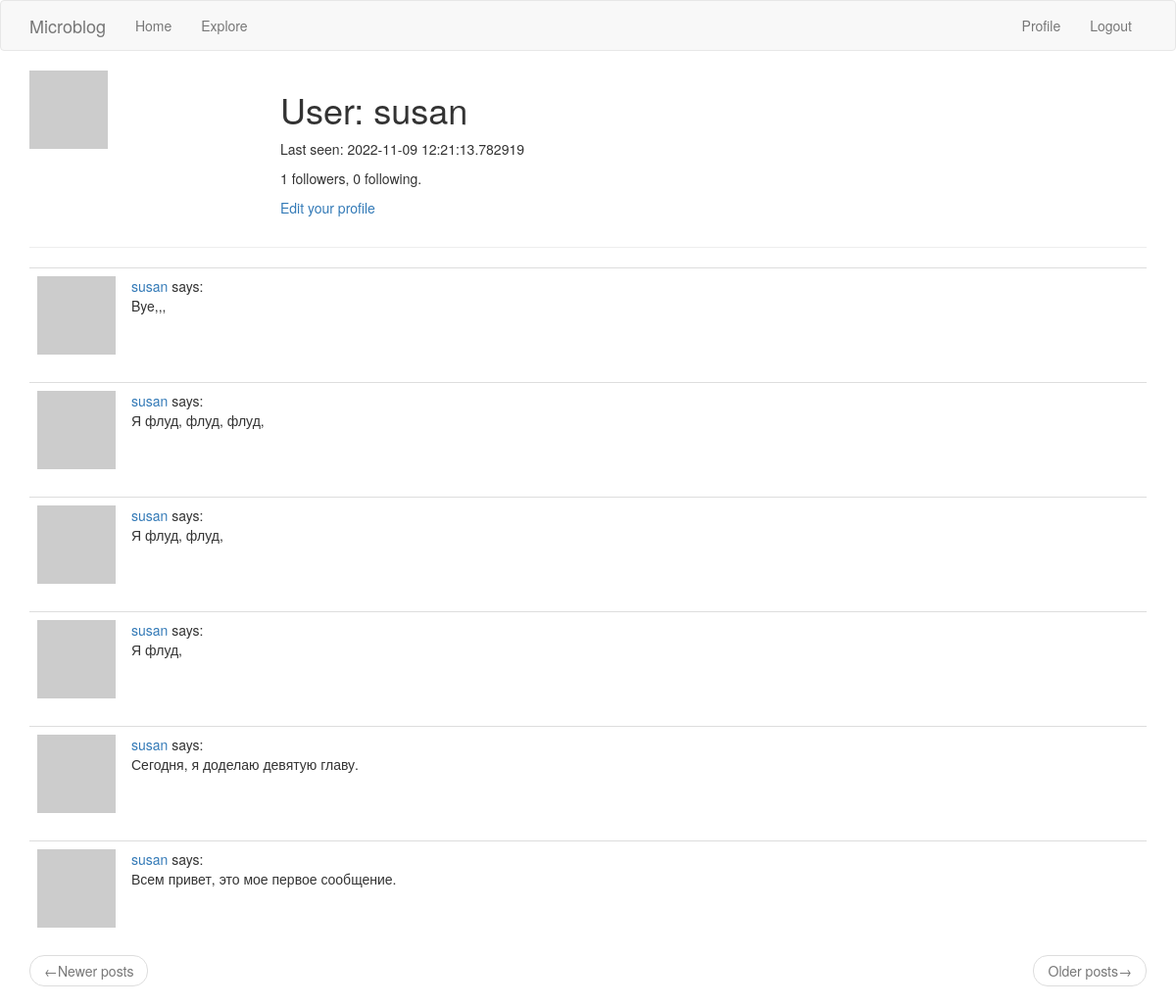
Before: /user/susan (signed in) with the older database file.
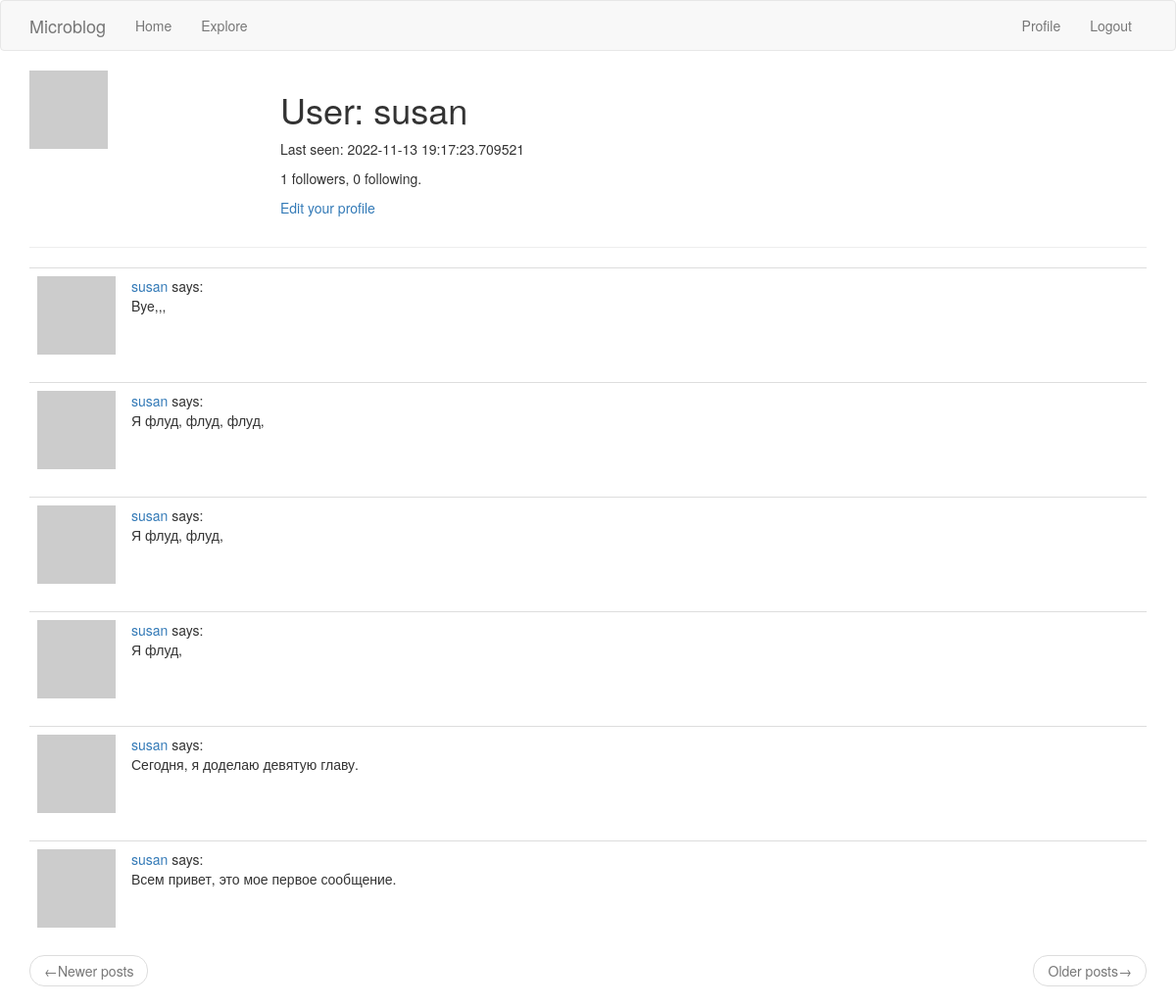
After: the same page with the newer database file.
### app/models.py (models this page shows, shortened)
class User(UserMixin, db.Model):
    id = db.Column(
        db.Integer,
        primary_key=True,
    )
    username = db.Column(
        db.String(64),
        index=True,
        unique=True,
    )
    email = db.Column(
        db.String(120),
        index=True,
        unique=True,
    )
    password_hash = db.Column(
        db.String(128),
    )
    about_me = db.Column(
        db.String(140)
    )
    last_seen = db.Column(
        db.DateTime, default=datetime.utcnow
    )
    posts = db.relationship(
        'Post',
        backref='author',
        lazy='dynamic',
    )
    followed = db.relationship(
        'User',
        secondary=followers,
        primaryjoin=(followers.c.follower_id == id),
        secondaryjoin=(followers.c.followed_id == id),
        backref=db.backref('followers', lazy='dynamic'),
        lazy='dynamic',
    )
    def avatar(self, size):
        digest = md5(self.email.lower().encode('utf-8')).hexdigest()
        return f'https://www.gravatar.com/avatar/{digest}?d=identicon&s={size}'

class Post(db.Model):
    id = db.Column(
        db.Integer,
        primary_key=True,
    )
    body = db.Column(
        db.String(140),
    )
    timestamp = db.Column(
        db.DateTime,
        index=True,
        default=datetime.utcnow,
    )
    user_id = db.Column(
        db.Integer(),
        db.ForeignKey('user.id'),
    )

### app/routes.py (the view)
@app.route('/user/<username>')
@login_required
def user(username):
    user = User.query.filter_by(username=username).first_or_404()
    page = request.args.get('page', 1, type=int)
    posts = user.posts.order_by(Post.timestamp.desc()).paginate(
        page=page, per_page=app.config['POSTS_PER_PAGE'], error_out=False)
    next_url = url_for('user', username=user.username, page=posts.next_num) \
        if posts.has_next else None
    prev_url = url_for('user', username=user.username, page=posts.prev_num) \
        if posts.has_prev else None
    context = {
        'user': user,
        'posts': posts.items,
        'next_url': next_url,
        'prev_url': prev_url,
    }
    return render_template('user.html', **context)

### app/models.py (called while the page is built)
@login.user_loader
def load_user(id):
    return User.query.get(int(id))

### app/routes.py (called while the page is built)
@app.before_request
def before_request():
    if current_user.is_authenticated:
        current_user.last_seen = datetime.utcnow()
        db.session.commit()

### app/templates/user.html (shortened to what this page needs)
{% extends 'base.html' %}
{% block app_content %}
  <table style="table table-hover">
    <tr valign="top">
        <td width="256px"><img src="{{ user.avatar(256) }}"></td>
        <td>
            <h1>User: {{ user.username }}</h1>
            {% if user.last_seen %}
                <p>
                    Last seen: {{ user.last_seen }}
                </p>
            {% endif %}
            <p>
                {{ user.followers.count() }} followers, {{user.followed.count() }} following.
            </p>
            {% if user == current_user %}
                <p>
                    <a href="{{ url_for('edit_profile') }}">Edit your profile</a>
                </p>
            {% endif %}
        </td>
    </tr>
  </table>
  <hr>
  {% for post in posts %}
      {% include "_post.html" %}
  {% endfor %}
  <nav aria-label="...">
    <ul class="pager">
      <li class="previous {% if not prev_url %} disabled {% endif %}">
        <a href="{{ prev_url or '#' }}">
          <span aria-hidden="true">&larr;</span>Newer posts
        </a>
      </li>
      <li class="next {% if not next_url %} disabled {% endif %}">
        <a href="{{ next_url or '#' }}">
          Older posts<span aria-hidden="true">&rarr;</span>
        </a>
      </li>
    </ul>
  </nav>
{% endblock app_content %}

### app/templates/base.html (shortened to what this page needs)
{% extends 'bootstrap/base.html' %}
{% block navbar %}
  <nav class="navbar navbar-default">
    <div class="container">
      <div class="navbar-header">
        <a class="navbar-brand" href="{{ url_for('index') }}">Microblog</a>
      </div>
      <div class="collapse navbar-collapse" id="bs-example-navbar-collapse-1">
        <ul class="nav navbar-nav">
          <li><a href="{{ url_for('index') }}">Home</a></li>
          <li><a href="{{ url_for('explore') }}">Explore</a></li>
        </ul>
        <ul class="nav navbar-nav navbar-right">
          {% if current_user.is_anonymous %}
            <li><a href="{{ url_for('login') }}">Login</a></li>
          {% else %}
            <li><a href="{{ url_for('user', username=current_user.username) }}">Profile</a></li>
            <li><a href="{{ url_for('logout') }}">Logout</a></li>
          {% endif %}
        </ul>
      </div>
    </div>
  </nav>
{% endblock navbar %}
{% block content %}
  <div class="container">
    {% block app_content %}
    {% endblock app_content %}
  </div>
{% endblock content %}

### app/templates/_post.html
<table class="table table-hover">
  <tr>
    <td width="70px">
      <a href="{{ url_for('user', username=post.author.username) }}">
        <img src="{{ post.author.avatar(70) }}">
      </a>
    </td>
    <td>
      <a href="{{ url_for('user', username=post.author.username) }}">
        {{ post.author.username }}
      </a>
      says:
      <br>
      {{ post.body }}
    </td>
  </tr>
</table>

Changed rows visible on the page:
changed User "susan": last_seen "2022-11-09 12:21:13.782919" → "2022-11-13 19:17:23.709521"
